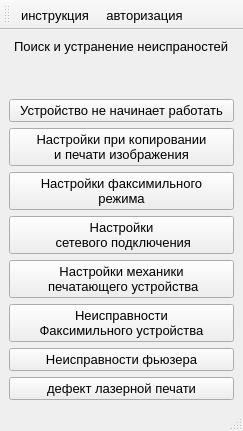
<?xml version="1.0" encoding="UTF-8"?>
<ui version="4.0">
 <class>mainmenu</class>
 <widget class="QMainWindow" name="mainmenu">
  <property name="geometry">
   <rect>
    <x>0</x>
    <y>0</y>
    <width>243</width>
    <height>431</height>
   </rect>
  </property>
  <property name="font">
   <font>
    <pointsize>10</pointsize>
   </font>
  </property>
  <property name="windowTitle">
   <string>главное меню</string>
  </property>
  <widget class="QWidget" name="centralwidget">
   <layout class="QGridLayout" name="gridLayout_2">
    <item row="0" column="0">
     <layout class="QGridLayout" name="gridLayout">
      <item row="4" column="0">
       <widget class="QPushButton" name="pfaksmodel">
        <property name="text">
         <string>Настройки факсимильного
 режима </string>
        </property>
       </widget>
      </item>
      <item row="0" column="0" alignment="Qt::AlignHCenter|Qt::AlignTop">
       <widget class="QLabel" name="label">
        <property name="text">
         <string>Поиск и устранение неиспраностей</string>
        </property>
       </widget>
      </item>
      <item row="8" column="0">
       <widget class="QPushButton" name="fuser">
        <property name="text">
         <string>Неисправности фьюзера</string>
        </property>
        <property name="icon">
         <iconset>
          <normaloff>pic/gorlin/fuser.jpg</normaloff>pic/gorlin/fuser.jpg</iconset>
        </property>
       </widget>
      </item>
      <item row="9" column="0">
       <widget class="QPushButton" name="pqualitypictures">
        <property name="text">
         <string>дефект лазерной печати</string>
        </property>
       </widget>
      </item>
      <item row="5" column="0">
       <widget class="QPushButton" name="pcomputernetwork">
        <property name="text">
         <string>Настройки
 сетевого подключения</string>
        </property>
       </widget>
      </item>
      <item row="7" column="0">
       <widget class="QPushButton" name="pfacsdevice">
        <property name="text">
         <string>Неисправности 
Факсимильного устройства</string>
        </property>
       </widget>
      </item>
      <item row="6" column="0">
       <widget class="QPushButton" name="ppositronicsmpf">
        <property name="text">
         <string>Настройки механики
 печатающего устройства</string>
        </property>
       </widget>
      </item>
      <item row="1" column="0">
       <widget class="QPushButton" name="start">
        <property name="text">
         <string>Устройство не начинает работать</string>
        </property>
       </widget>
      </item>
      <item row="2" column="0">
       <widget class="QPushButton" name="pcopymode">
        <property name="text">
         <string>Настройки при копировании
 и печати изображения </string>
        </property>
       </widget>
      </item>
     </layout>
    </item>
   </layout>
  </widget>
  <widget class="QMenuBar" name="menubar">
   <property name="geometry">
    <rect>
     <x>0</x>
     <y>0</y>
     <width>243</width>
     <height>21</height>
    </rect>
   </property>
  </widget>
  <widget class="QStatusBar" name="statusbar"/>
  <widget class="QToolBar" name="toolBar">
   <property name="enabled">
    <bool>true</bool>
   </property>
   <property name="windowTitle">
    <string>toolBar</string>
   </property>
   <attribute name="toolBarArea">
    <enum>TopToolBarArea</enum>
   </attribute>
   <attribute name="toolBarBreak">
    <bool>false</bool>
   </attribute>
   <addaction name="inst"/>
   <addaction name="avtor"/>
  </widget>
  <action name="avtor">
   <property name="checkable">
    <bool>true</bool>
   </property>
   <property name="checked">
    <bool>false</bool>
   </property>
   <property name="enabled">
    <bool>true</bool>
   </property>
   <property name="icon">
    <iconset>
     <normaloff>icon/exit.png</normaloff>icon/exit.png</iconset>
   </property>
   <property name="text">
    <string>авторизация</string>
   </property>
   <property name="toolTip">
    <string>выход</string>
   </property>
  </action>
  <action name="inst">
   <property name="checkable">
    <bool>true</bool>
   </property>
   <property name="checked">
    <bool>false</bool>
   </property>
   <property name="enabled">
    <bool>true</bool>
   </property>
   <property name="icon">
    <iconset>
     <normaloff>icon/info.png</normaloff>icon/info.png</iconset>
   </property>
   <property name="text">
    <string comment="инструкция">инструкция</string>
   </property>
   <property name="iconText">
    <string>инструкция</string>
   </property>
  </action>
 </widget>
 <resources/>
 <connections/>
</ui>
